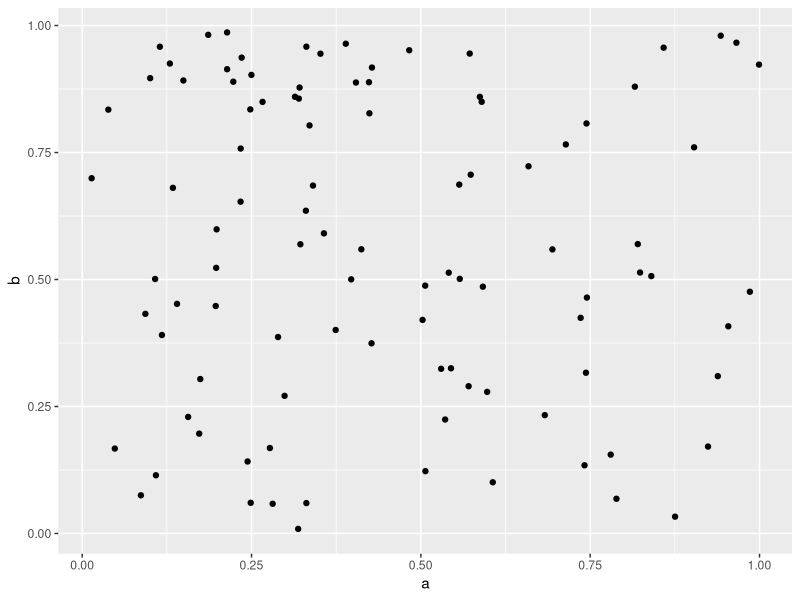
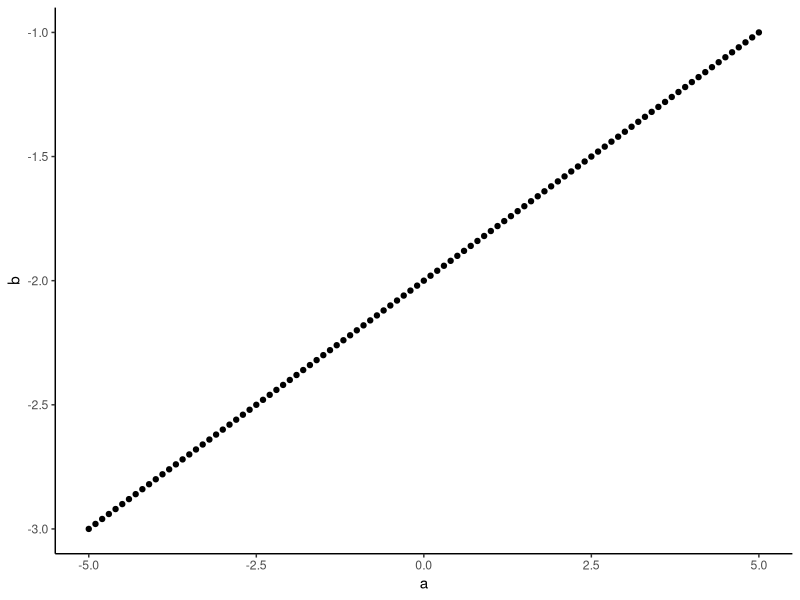
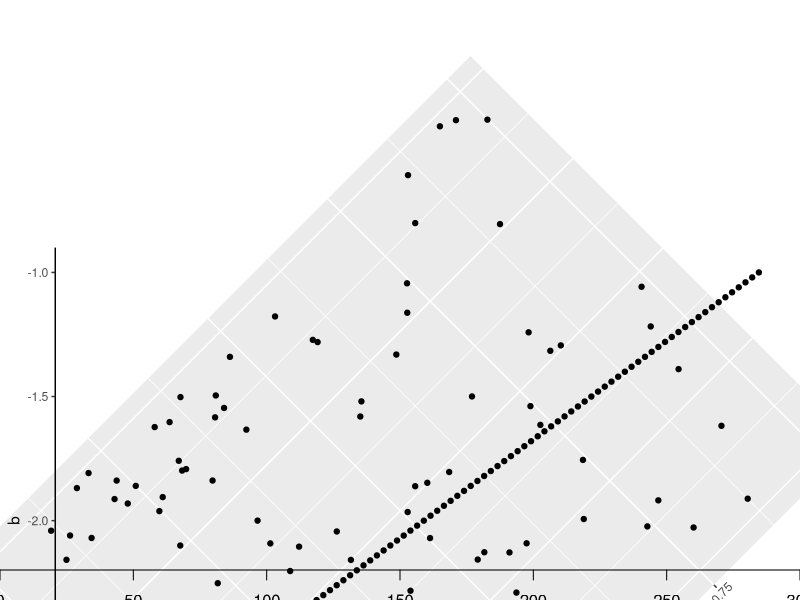

R code for these plots, in order:
library("grid")
library("ggplot2")

cairo_pdf("test_grid.out.pdf")


df <- data.frame( a=runif(100), b= runif(100) )

p1 <- ggplot( data=df, aes(x=a, y=b) ) + geom_point();


pushViewport( viewport(x = unit(0.5, "npc"), y=unit(0.1, "npc"), angle=45) )

grid.draw( ggplotGrob(p1) )

#upViewport()

vp <- viewport( x=unit(0.5, "npc"), y=unit(0.5, "npc"), h=unit(1, "npc"), w=unit(1, "npc"), angle=-45 )
pushViewport(vp)

xs <- seq(-5, 5, 0.1)
df2 <- data.frame( a=xs, b=xs*0.2-2 )

p2 <- ggplot( data=df2, aes(x=a, y=b) ) +
   geom_point() +
   theme( plot.background=element_blank(), panel.grid.major=element_blank(), panel.grid.minor=element_blank(), panel.background=element_blank(), axis.line=element_line(color="black"));


grid.draw( ggplotGrob( p2 ) )

upViewport()

vp2 <- viewport( x=unit(0.5, "native"), y=unit(0.5, "native"), h=unit(0.1, "native"), w=unit(1, "native"), angle=-45 )
pushViewport( vp2 )
#grid.rect()
#grid.xaxis()

xaxis <- xaxisGrob( at=seq(0,1,1/6) )

xaxis <- editGrob(xaxis,
                  gPath("major"),
                  x=unit(c(0,1), "npc")
                  )
xaxis <- editGrob(xaxis,
                  gPath("labels"),
                  label=seq(0,300,50)
                  )
grid.draw(xaxis)

#grid.newpage()
#grid.draw( rbind( ggplotGrob(p1), ggplotGrob(p2), size="last") )
dev.off()



